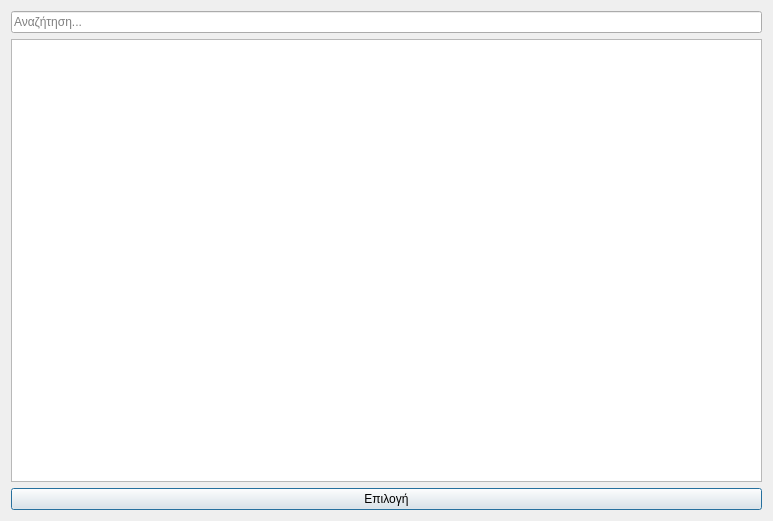
<?xml version="1.0" encoding="UTF-8"?>
<ui version="4.0">
 <class>Linq</class>
 <widget class="QDialog" name="Linq">
  <property name="geometry">
   <rect>
    <x>0</x>
    <y>0</y>
    <width>773</width>
    <height>521</height>
   </rect>
  </property>
  <property name="sizePolicy">
   <sizepolicy hsizetype="Expanding" vsizetype="Expanding">
    <horstretch>0</horstretch>
    <verstretch>0</verstretch>
   </sizepolicy>
  </property>
  <property name="windowTitle">
   <string>Dialog</string>
  </property>
  <layout class="QGridLayout" name="gridLayout_2">
   <item row="1" column="0">
    <layout class="QGridLayout" name="gridLayout">
     <item row="2" column="0">
      <widget class="QPushButton" name="pushButton">
       <property name="text">
        <string>Επιλογή</string>
       </property>
      </widget>
     </item>
     <item row="1" column="0">
      <widget class="QTableWidget" name="employeeTable">
       <property name="rowCount">
        <number>0</number>
       </property>
       <attribute name="horizontalHeaderShowSortIndicator" stdset="0">
        <bool>true</bool>
       </attribute>
       <attribute name="horizontalHeaderStretchLastSection">
        <bool>true</bool>
       </attribute>
      </widget>
     </item>
     <item row="0" column="0">
      <widget class="QLineEdit" name="searchBox">
       <property name="placeholderText">
        <string>Αναζήτηση...</string>
       </property>
      </widget>
     </item>
    </layout>
   </item>
  </layout>
 </widget>
 <resources/>
 <connections/>
</ui>
